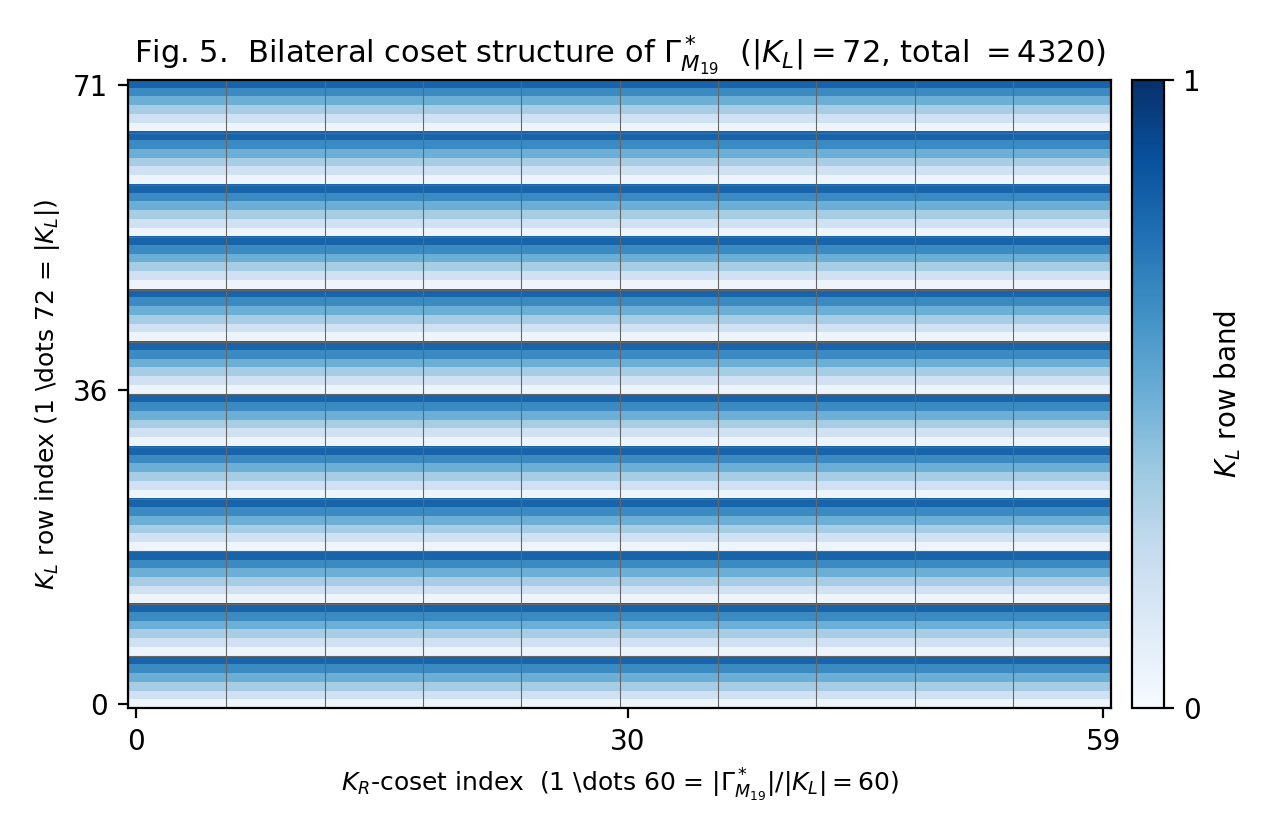

Write Python code to recreate this figure.
r"""fig5_M19_coset_structure.py
================================
Fig. 5 (paper II §8) — Bilateral coset structure of $\Gamma^*_{M_{19}}$
under the Hessian symmetry groups $K_L$ (left) and $K_R$ (right). The
group acts as $K_L \times K_R$ on $\Gamma^*_{M_{19}}$ and partitions
$|\Gamma^*_{M_{19}}| = 4320$ into $|K_L| \cdot |K_R| / |\Stab| = 4320$
labelled cells; we draw a $|K_L| = 72$ row × $|K_R| / |\Stab| = 60$
column heatmap-style schematic.

Source: ``paper/certified/M19_audit.json`` (numbers).
"""
from __future__ import annotations

import json
from pathlib import Path

import matplotlib.pyplot as plt
import numpy as np

RANDOM_SEED = 0
HERE = Path(__file__).resolve().parent
CERT = HERE.parent / "certified" / "M19_audit.json"


def main() -> Path:
    np.random.seed(RANDOM_SEED)

    with CERT.open("r", encoding="utf-8") as f:
        cert = json.load(f)
    out = cert["outputs"]
    KL = int(out.get("K_L_size", 72))
    stab = int(out.get("stab_size", 4320))
    total = stab  # |Gamma*_{M_19}| in the certificate semantics
    cols = max(1, total // KL)  # 60 columns

    # Build a deterministic block matrix where each KL-row is a coset.
    grid = np.zeros((KL, cols))
    for r in range(KL):
        # alternating shading to make the KL rows visually distinct.
        grid[r, :] = (r % 6) * 0.15 + 0.05

    fig, ax = plt.subplots(figsize=(6.4, 4.2))
    im = ax.imshow(
        grid, aspect="auto", cmap="Blues", vmin=0, vmax=1,
        interpolation="nearest", origin="lower",
    )
    # KR-block separators every 6 columns (60 = 6 * 10).
    for k in range(0, cols + 1, 6):
        ax.axvline(k - 0.5, color="0.4", lw=0.4)
    # KL-block separators every 6 rows (72 = 6 * 12).
    for k in range(0, KL + 1, 6):
        ax.axhline(k - 0.5, color="0.4", lw=0.4)

    ax.set_xticks([0, cols // 2, cols - 1])
    ax.set_yticks([0, KL // 2, KL - 1])
    ax.set_xlabel(
        rf"$K_R$-coset index  (1 \dots {cols} = $|\Gamma^*_{{M_{{19}}}}| / |K_L| = {cols}$)",
        fontsize=9,
    )
    ax.set_ylabel(rf"$K_L$ row index (1 \dots {KL} = $|K_L|$)", fontsize=9)
    ax.set_title(
        r"Fig. 5.  Bilateral coset structure of $\Gamma^*_{M_{19}}$"
        rf"  ($|K_L|={KL}$, total $={total}$)",
        fontsize=11,
    )
    fig.colorbar(im, ax=ax, fraction=0.04, pad=0.02,
                 ticks=[0, 1], label="$K_L$ row band")

    fig.tight_layout()
    out_pdf = HERE / "fig5_M19_coset_structure.pdf"
    out_png = HERE / "fig5_M19_coset_structure.png"
    fig.savefig(out_pdf)
    fig.savefig(out_png, dpi=200)
    plt.close(fig)
    print(f"[OK] {out_pdf.name}, {out_png.name}")
    return out_pdf


if __name__ == "__main__":
    main()
